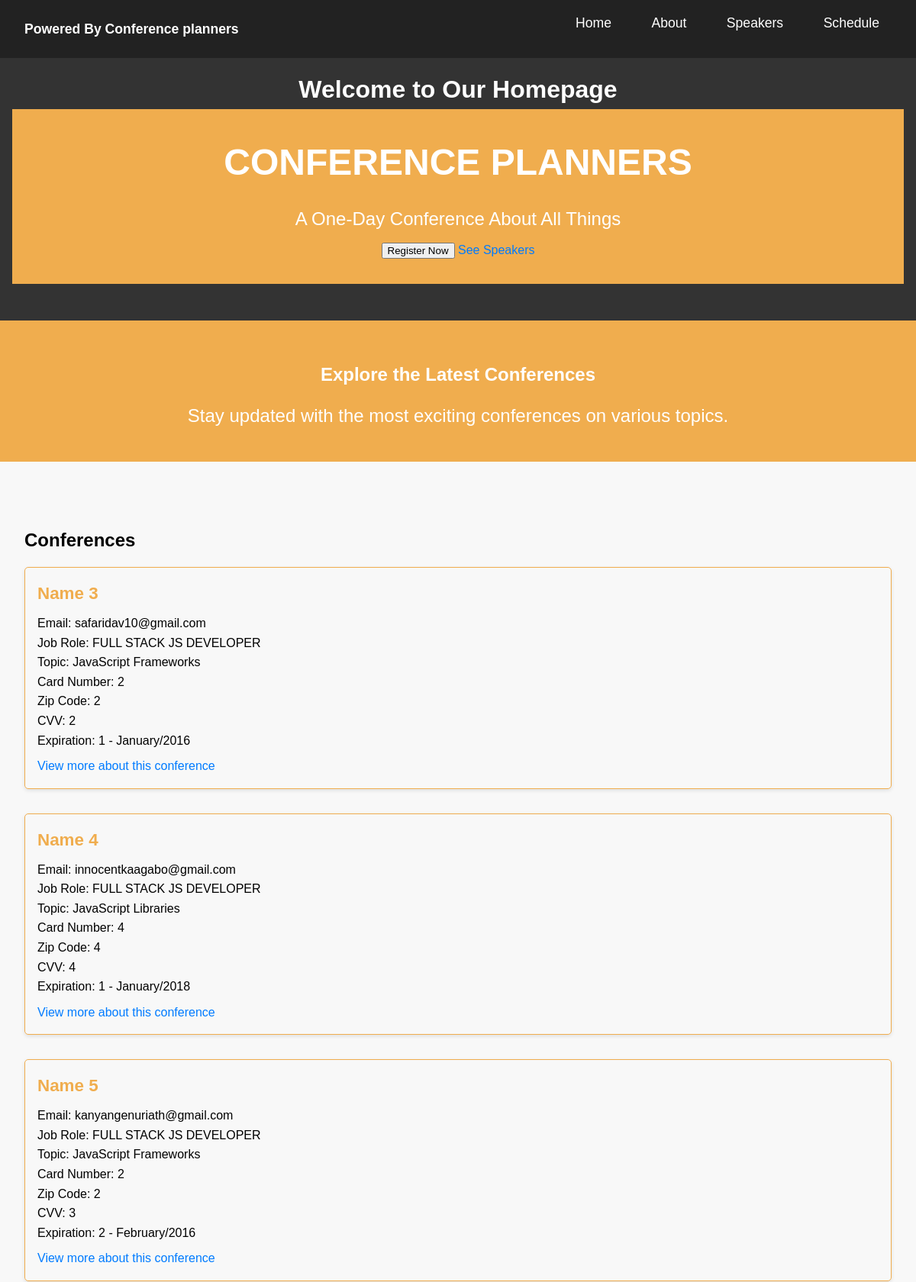
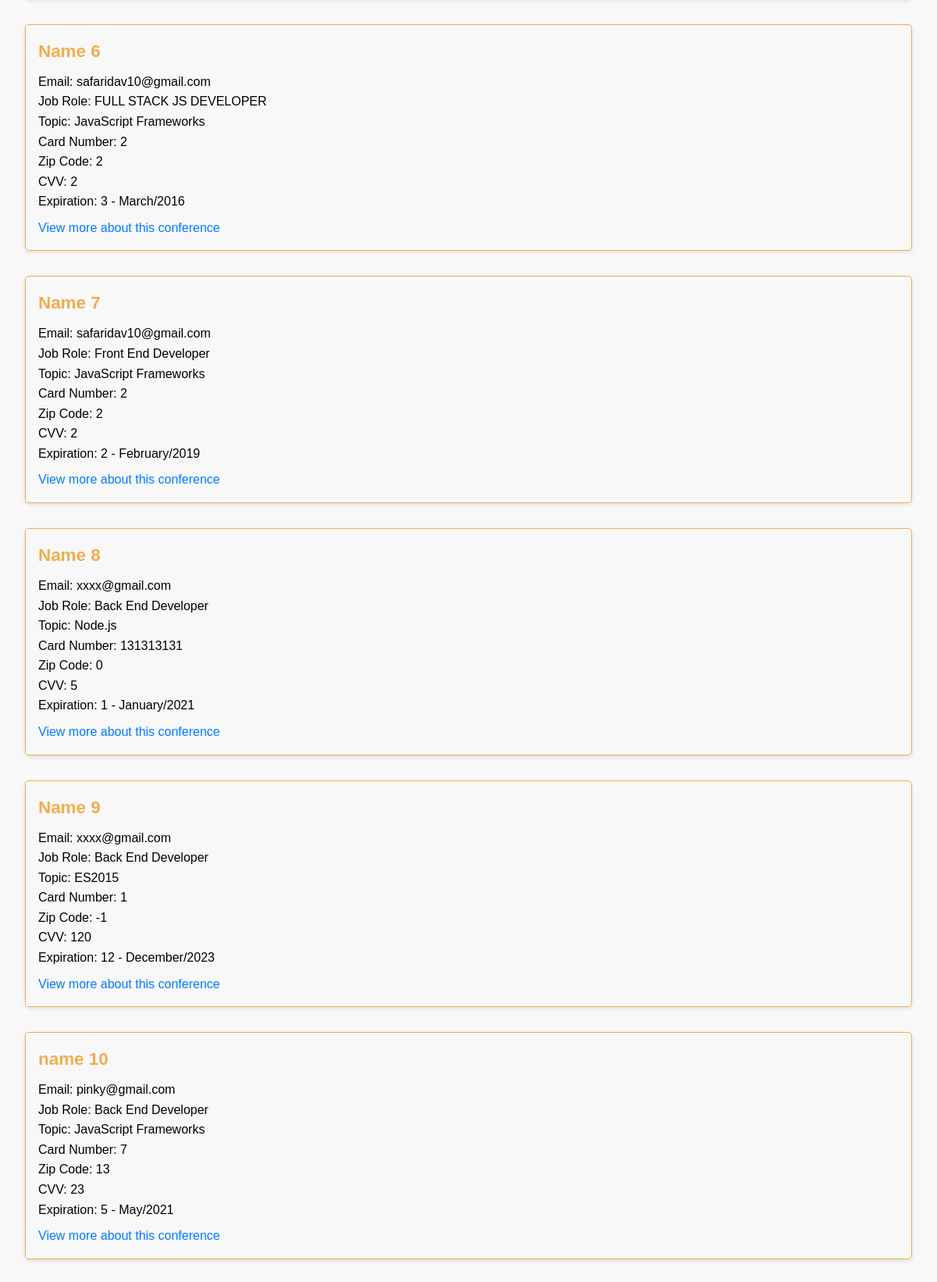
The page / (upper part) on the database its author committed (2 pictures, top to bottom).
### firstapp/models.py (models this page shows)
class conference(models.Model):
    choice=[
         ('JavaScript Frameworks','JavaScript Frameworks'),
        ('JavaScript Libraries','JavaScript Libraries'),
        ('Node.js','Node.js'),
        ('Build Tools','Build Tools'),
        ('ES2015','ES2015'),
        ]
    choice2=[
        ('1 - January','1 - January'),
        ('2 - February','2 - February'),
        ('3 - March','3 - March'),
        ('4 - April','4 - April'),
        ('5 - May','5 - May'),
        ('6 - June','6 - June'),
        ('7 - July','7 - July'),
        ('8 - August','8 - August'),
        ('9 - September','9 - September'),
        ('10 - October','10 - October'),
        ('11 - November','11 - November'),
        ('12 - December','12 - December'),
    ]
    choice3=[
        ('FULL STACK JS DEVELOPER','FULL STACK JS DEVELOPER'),
        ('Front End Developer','Front End Developer'),
        ('Back End Developer','Back End Developer'),
        ('Designer','Designer'),
        ('Student','Student'),
    ]
    choice4=[
        ('2016','2016'),
        ('2017','2017'),
        ('2018','2018'),
        ('2019','2019'),
        ('2020','2020'),
        ('2021','2021'),
        ('2022','2022'),
        ('2023','2023')
    ]
    id = models.AutoField(primary_key=True)
    name=models.CharField(max_length=255)
    email=models.EmailField()
    jobRole=models.CharField(max_length=255,choices=choice3)
    topic=models.CharField(max_length=255,choices=choice)
    CardNumber=models.IntegerField()
    ZipCode=models.IntegerField()
    CVV=models.IntegerField()
    month=models.CharField(max_length=255,choices=choice2)
    year=models.CharField(max_length=255,choices=choice4)
    def id(self):
        return f"2023{self.id:04}"

### firstapp/views.py (the view)
# urls.py: path("",views.index, name="index"),
def index(request):
   context={
      'conferences': conference.objects.all()
   }
   return render(request,'index.html' , context)

### templates/index.html (shortened to what this page needs)
<!DOCTYPE html>
<html lang="en">
<head>
</head>
<body id="home" data-spy="scroll" data-target=".navbar" data-offset="100">
  <nav class="navbar">
    <a class="navbar-brand" href="http://www.fossir.rw" target="_blank">Powered By <span class="text-warning">Conference
        planners</span></a>
    <div class="navbar-items">
      <a class="nav-item" href="#home">Home</a>
      <a class="nav-item" href="#about">About</a>
      <a class="nav-item" href="/all/speakers">Speakers</a>
      <a class="nav-item" href="#schedule">Schedule</a>
    </div>
  </nav>
  <header>
    <h1>Welcome to Our Homepage</h1>
    <div class="jumbotron jumbotron-fluid bg-primary text-light">
      <div class="container text-sm-center pt-5">
        <h1 class="display-4">Conference Planners</h1>
        <p class="lead">A One-Day Conference About All Things</p>
        <div class="btn-group mt-4" role="group" aria-label="Callout buttons">
          <button type="button" class="btn btn-secondary btn-lg" data-toggle="modal" data-target="#register">Register Now</button>
          <a href="/all/speakers" class="btn btn-dark btn-lg">See Speakers</a>
        </div>
      </div>
    </div>
  </header>
  <div class="jumbotron">
    <h2>Explore the Latest Conferences</h2>
    <p>Stay updated with the most exciting conferences on various topics.</p>
  </div>
  <section>
    <h2>Conferences</h2>
    <ul>
      {% for conference in conferences %}
      <li>
        <h3>{{ conference.name }}</h3>
        <p>
          Email: {{ conference.email }}<br>
          Job Role: {{ conference.jobRole }}<br>
          Topic: {{ conference.topic }}<br>
          Card Number: {{ conference.CardNumber }}<br>
          Zip Code: {{ conference.ZipCode }}<br>
          CVV: {{ conference.CVV }}<br>
          Expiration: {{ conference.month }}/{{ conference.year }}
        </p>
        <a href="{% url 'conferencedetail' conference.id %}">View more about this conference</a>
      </li>
      {% endfor %}
    </ul>
  </section>
</body>
</html>

### templates/index.html (style rules this page uses)
body { font-family: Arial, sans-serif; margin: 0; padding: 0; background-color: #f8f8f8; line-height: 1.6; }
header { background-color: #333; color: #fff; text-align: center; padding: 1rem; }
.jumbotron { background-color: #f0ad4e; text-align: center; padding: 2rem; color: #fff; margin-bottom: 2rem; }
.jumbotron h1 { font-size: 3rem; margin-bottom: 1rem; text-transform: uppercase; }
.jumbotron p { font-size: 1.5rem; }
.navbar { display: flex; justify-content: space-between; background-color: #222; padding: 1rem; }
.navbar a { color: #fff; text-decoration: none; padding: 0.5rem 1rem; border-radius: 5px; font-size: 1.1rem; transition: background-color 0.2s ease-in-out; }
.navbar-brand { font-weight: bold; font-size: 1.2rem; }
.navbar .nav-item { margin-right: 1rem; }
section { padding: 2rem; }
h1 { margin: 0; }
h2 { margin-bottom: 1rem; }
ul { list-style: none; padding: 0; }
li { margin-bottom: 2rem; border: 1px solid #f0ad4e; padding: 1rem; border-radius: 5px; box-shadow: 0 2px 5px rgba(0, 0, 0, 0.1); }
li h3 { color: #f0ad4e; margin: 0; font-size: 1.4rem; }
p { margin: 0.5rem 0; }
a { color: #007bff; text-decoration: none; }

### rows shown on the page
conference: name "Name 3", email "safaridav10@gmail.com", jobRole "FULL STACK JS DEVELOPER", topic "JavaScript Frameworks", CardNumber "2", ZipCode "2", CVV "2", month "1 - January", year "2016"
conference: name "Name 4", email "innocentkaagabo@gmail.com", jobRole "FULL STACK JS DEVELOPER", topic "JavaScript Libraries", CardNumber "4", ZipCode "4", CVV "4", month "1 - January", year "2018"
conference: name "Name 5", email "kanyangenuriath@gmail.com", jobRole "FULL STACK JS DEVELOPER", topic "JavaScript Frameworks", CardNumber "2", ZipCode "2", CVV "3", month "2 - February", year "2016"
conference: name "Name 6", email "safaridav10@gmail.com", jobRole "FULL STACK JS DEVELOPER", topic "JavaScript Frameworks", CardNumber "2", ZipCode "2", CVV "2", month "3 - March", year "2016"
conference: name "Name 7", email "safaridav10@gmail.com", jobRole "Front End Developer", topic "JavaScript Frameworks", CardNumber "2", ZipCode "2", CVV "2", month "2 - February", year "2019"
conference: name "Name 8", email "xxxx@gmail.com", jobRole "Back End Developer", topic "Node.js", CardNumber "131313131", ZipCode "0", CVV "5", month "1 - January", year "2021"
conference: name "Name 9", email "xxxx@gmail.com", jobRole "Back End Developer", topic "ES2015", CardNumber "1", ZipCode "-1", CVV "120", month "12 - December", year "2023"
conference: name "name 10", email "pinky@gmail.com", jobRole "Back End Developer", topic "JavaScript Frameworks", CardNumber "7", ZipCode "13", CVV "23", month "5 - May", year "2021"
